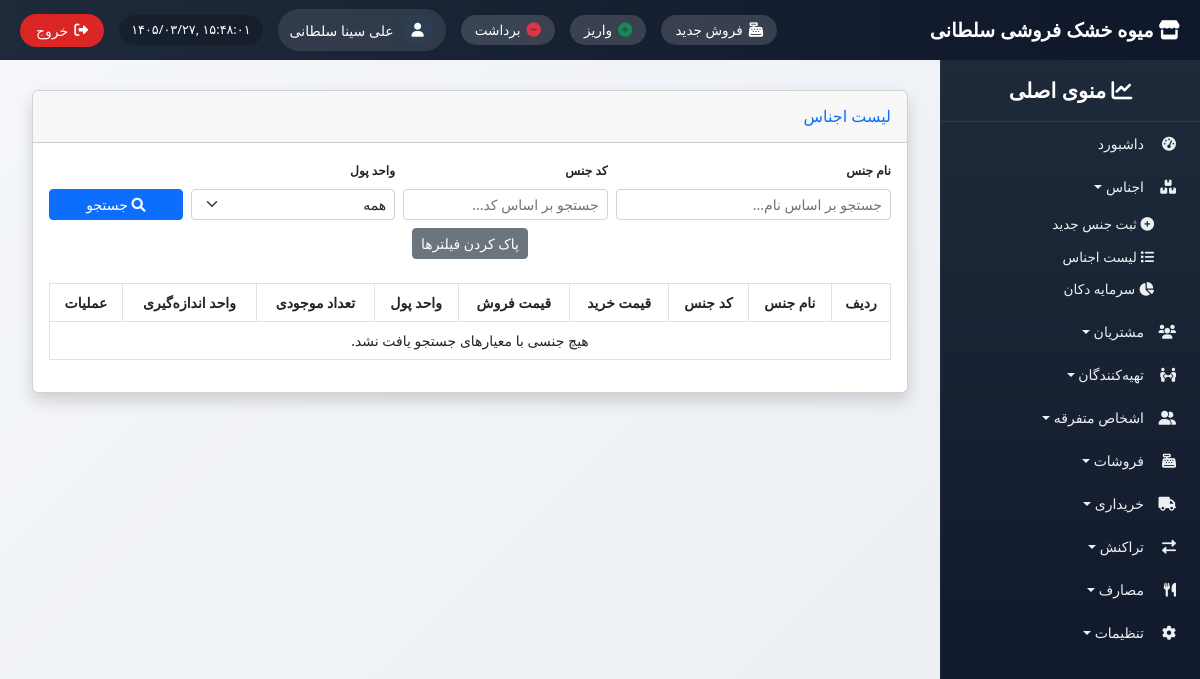
Page /products/ (signed in) on the earlier database version.
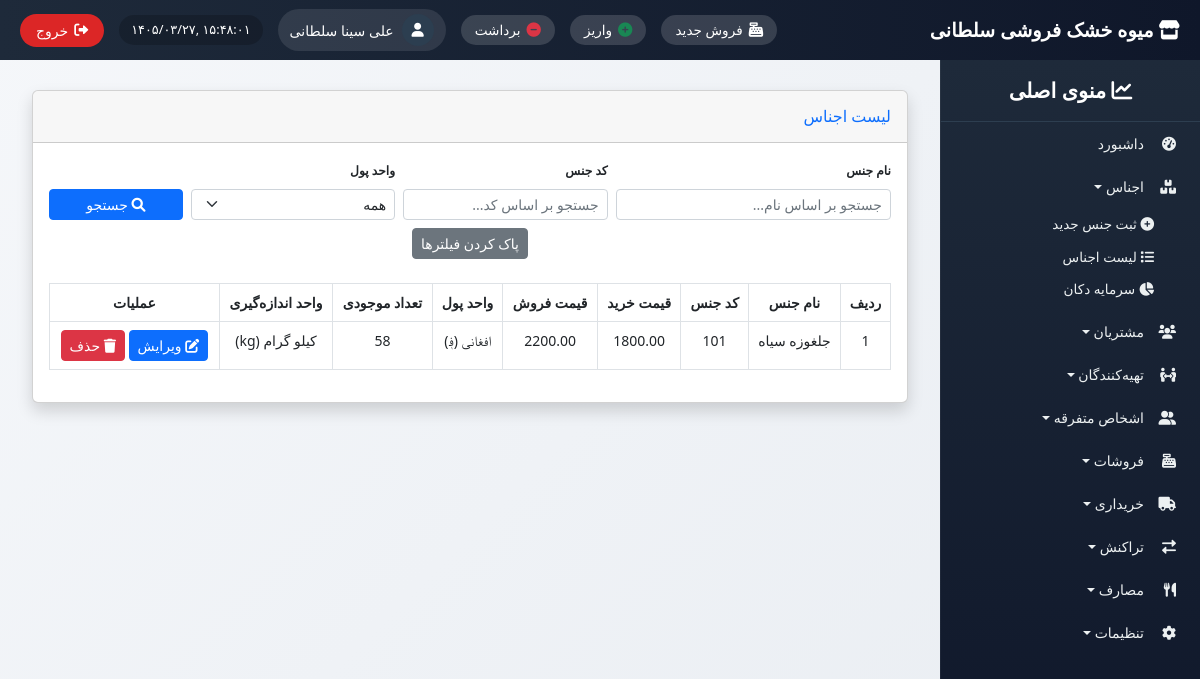
Same page on the later database version.
### inventory/models.py (models this page shows, shortened)
class Product(models.Model):
    name = models.CharField(max_length=200, verbose_name="نام جنس")
    code = models.PositiveIntegerField(unique=True, verbose_name="کد جنس")
    category = models.ForeignKey(Category, on_delete=models.SET_NULL, null=True, blank=True)
    currency = models.ForeignKey(Currency, on_delete=models.PROTECT, verbose_name="واحد پول")
    purchase_price = models.DecimalField(max_digits=12, decimal_places=2, validators=[MinValueValidator(Decimal('0.01'))])
    selling_price = models.DecimalField(max_digits=12, decimal_places=2, validators=[MinValueValidator(Decimal('0.01'))])
    unit = models.ForeignKey(UnitOfMeasure, on_delete=models.PROTECT, verbose_name="واحد اندازه گیری")
    description = models.TextField(blank=True)
    is_active = models.BooleanField(default=True)
    created_at = models.DateTimeField(auto_now_add=True)

### settings_app/models.py (models this page shows, shortened)
class Currency(models.Model):
    code = models.CharField(max_length=3, unique=True, verbose_name="کد")
    name = models.CharField(max_length=50, verbose_name="نام واحد پول")
    symbol = models.CharField(max_length=5, verbose_name="نماد")
    is_active = models.BooleanField(default=True, verbose_name="فعال")
    class Meta:
        verbose_name = "واحد پول"
        verbose_name_plural = "واحدهای پول"

class UnitOfMeasure(models.Model):
    name = models.CharField(max_length=50, unique=True, verbose_name="نام واحد")
    symbol = models.CharField(max_length=10, blank=True, verbose_name="نماد")
    is_active = models.BooleanField(default=True, verbose_name="فعال")
    class Meta:
        verbose_name = "واحد اندازه‌گیری"
        verbose_name_plural = "واحدهای اندازه‌گیری"

### inventory/views.py (the view)
# urls.py: path('', views.product_list, name='product_list'),
@login_required
def product_list(request):
    products = Product.objects.filter(is_active=True)
    for p in products:
        p.stock_qty = p.stock.quantity if hasattr(p, 'stock') else 0
    return render(request, 'inventory/product_list.html', {'products': products})

### templates/inventory/product_list.html (shortened to what the changed rows need)
{% extends 'base_with_sidebar.html' %}
{% load i18n %}
{% block content %}
<div class="container-fluid">
    <div class="card shadow mb-4">
        <div class="card-body">
            <div class="table-responsive">
                <table class="table table-bordered table-hover text-center">
                    <thead>
                        <tr>
                            <th>{% trans "ردیف" %}</th>
                            <th>{% trans "نام جنس" %}</th>
                            <th>{% trans "کد جنس" %}</th>
                            <th>{% trans "قیمت خرید" %}</th>
                            <th>{% trans "قیمت فروش" %}</th>
                            <th>{% trans "واحد پول" %}</th>
                            <th>{% trans "تعداد موجودی" %}</th>
                            <th>{% trans "واحد اندازه‌گیری" %}</th>
                            <th>{% trans "عملیات" %}</th>
                        </tr>
                    </thead>
                    <tbody>
                        {% for product in products %}
                        <tr>
                            <td>{{ forloop.counter }}</td>
                            <td>{{ product.name }}</td>
                            <td>{{ product.code }}</td>
                            <td>{{ product.purchase_price|floatformat:2 }}</td>
                            <td>{{ product.selling_price|floatformat:2 }}</td>
                            <td>{{ product.currency.name }} ({{ product.currency.symbol }})</td>
                            <td>{{ product.stock_qty }}</td>
                            <td>{{ product.unit.name }} {% if product.unit.symbol %}({{ product.unit.symbol }}){% endif %}</td>
                            <td>
                                <a href="{% url 'inventory:product_edit' product.id %}" class="btn btn-sm btn-primary">
                                    <i class="fas fa-edit"></i> {% trans "ویرایش" %}
                                </a>
                                <a href="#" class="btn btn-sm btn-danger" onclick="confirmDelete({{ product.id }})">
                                    <i class="fas fa-trash"></i> {% trans "حذف" %}
                                </a>
                            </td>
                        </tr>
                        {% empty %}
                        <tr>
                            <td colspan="9" class="text-center">{% trans "هیچ جنسی با معیارهای جستجو یافت نشد." %}</td>
                        </tr>
                        {% endfor %}
                    </tbody>
                </table>
            </div>
        </div>
    </div>
</div>
{% endblock %}

Differences in the rows shown:
added Product: name "جلغوزه سیاه", code "101", purchase_price "1800.00", selling_price "2200.00", currency.name "افغانی", currency.symbol "؋", stock_qty "58", unit.name "کیلو گرام", unit.symbol "kg"
Other differences:
text no longer shown: "هیچ جنسی با معیارهای جستجو یافت نشد."
